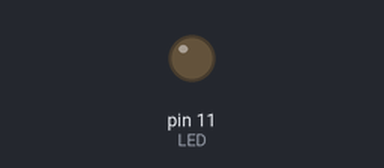
This sketch was run on a simulated Arduino Uno, built with avr-gcc and run on an emulated ATmega328P. Shown: output pins drawn as LEDs (lit = HIGH).

Above: at 0.05 s.
At 1.0 s:
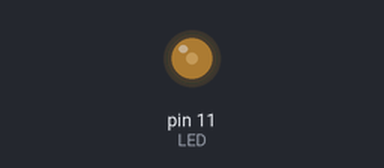
At 1.5 s:
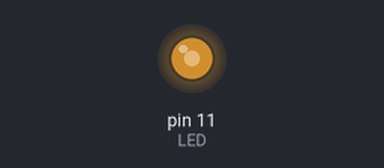
At 2.0 s:
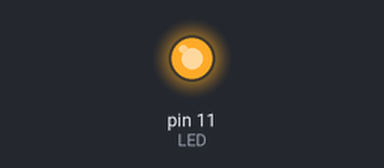
Timing chart, 0 to 4.6 s (numbered marks = the images above):
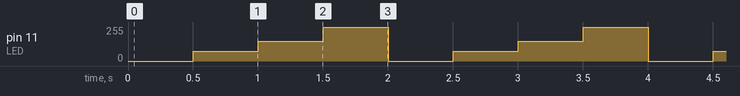

The sketch:

03_led_vilkuv_voolutugevus.ino
```cpp
// Lisame vooltuguvuse. Saab lambi heledust muuta, kuid ka müned teise voluringi tugevust muuta
#define aeg 500
#define LED 11

void setup() {
  pinMode(LED, OUTPUT);
}

void loop() {
  analogWrite(LED, 0); // 0 - 5 V = 0 - 255 (st meil on 8bitine vahemik)
  delay(aeg);
  analogWrite(LED, 75);
  delay(aeg);
  analogWrite(LED, 150);
  delay(aeg);
  analogWrite(LED, 255);
  delay(aeg);
}
```

Measured:
- by itself, pin 11 (LED): repeats every 2.0 s: 150/255 0.50 s, 255/255 0.50 s, 0/255 0.50 s, 75/255 0.50 s
